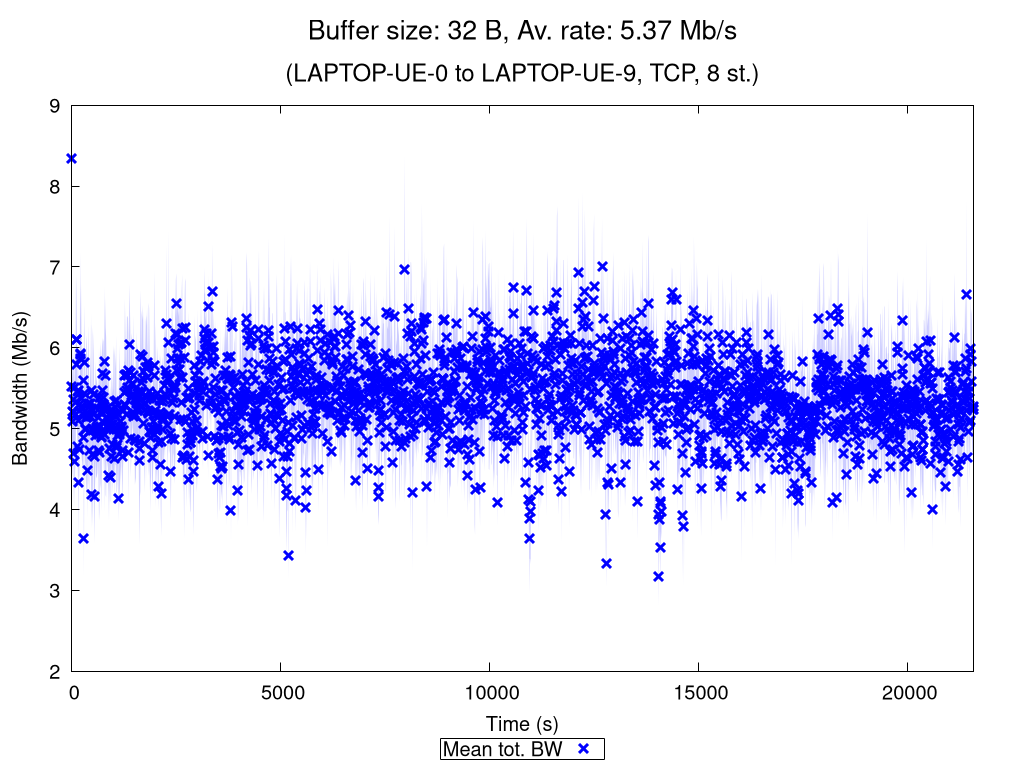

Source code (gnuplot):
set terminal pngcairo nocrop enhanced size 1024,768 font "Verdana,15"
set output "TCP_8_st_2020_12_05_00-21-22_one2two_00032B.png"

set title "{/=20 Buffer size: 32 B, Av. rate: 5.37 Mb/s}\n\n{/=18 (LAPTOP-UE-0 to LAPTOP-UE-9, TCP, 8 st.)}"

set xlabel "Time (s)"
set ylabel "Bandwidth (Mb/s)"
set ytics nomirror
set key bmargin center horizontal box samplen 1 width -1
set bmargin 4.6
set rmargin 4.5

rf = 1000000.0  # rate factor
set style fill transparent solid 0.2 noborder
set autoscale xfix
plot "TCP_8_st_2020_12_05_00-21-22_one2two_00032B_iperf_processed.dat" using 1:($2/rf-$3/rf):($2/rf+$3/rf) with filledcurves lc rgb "blue" notitle, \
     "" using 1:($2/rf) with points pt 2 ps 1.5 lw 3 lc rgb "blue" title "Mean tot. BW", \
